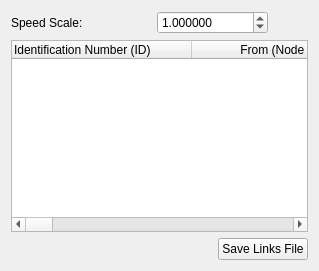
                   <widget class="QWidget" name="tab_4">
                    <attribute name="title">
                     <string>Links</string>
                    </attribute>
                    <layout class="QGridLayout" name="gridLayout_10">
                     <item row="0" column="0">
                      <layout class="QHBoxLayout" name="horizontalLayout_6">
                       <item>
                        <widget class="QLabel" name="label_4">
                         <property name="minimumSize">
                          <size>
                           <width>140</width>
                           <height>0</height>
                          </size>
                         </property>
                         <property name="text">
                          <string>Speed Scale:</string>
                         </property>
                        </widget>
                       </item>
                       <item>
                        <widget class="QDoubleSpinBox" name="doubleSpinBox_SpeedScale">
                         <property name="decimals">
                          <number>6</number>
                         </property>
                         <property name="minimum">
                          <double>0.000001000000000</double>
                         </property>
                         <property name="maximum">
                          <double>100000000000000000.000000000000000</double>
                         </property>
                         <property name="value">
                          <double>1.000000000000000</double>
                         </property>
                        </widget>
                       </item>
                       <item>
                        <spacer name="horizontalSpacer_7">
                         <property name="orientation">
                          <enum>Qt::Horizontal</enum>
                         </property>
                         <property name="sizeHint" stdset="0">
                          <size>
                           <width>40</width>
                           <height>20</height>
                          </size>
                         </property>
                        </spacer>
                       </item>
                      </layout>
                     </item>
                     <item row="1" column="0">
                      <widget class="CustomTableWidget" name="table_newLinks">
                       <attribute name="horizontalHeaderDefaultSectionSize">
                        <number>180</number>
                       </attribute>
                       <column>
                        <property name="text">
                         <string>Identification Number (ID)</string>
                        </property>
                        <property name="textAlignment">
                         <set>AlignLeading|AlignVCenter</set>
                        </property>
                       </column>
                       <column>
                        <property name="text">
                         <string>From (Node ID)</string>
                        </property>
                       </column>
                       <column>
                        <property name="text">
                         <string>To (Node ID)</string>
                        </property>
                       </column>
                       <column>
                        <property name="text">
                         <string>Free Flow Speed (m/s)</string>
                        </property>
                       </column>
                       <column>
                        <property name="text">
                         <string>Traffic Signal Number</string>
                        </property>
                       </column>
                       <column>
                        <property name="text">
                         <string>Grade (Percentage)</string>
                        </property>
                       </column>
                       <column>
                        <property name="text">
                         <string>Curvature (Percentage)</string>
                        </property>
                       </column>
                       <column>
                        <property name="text">
                         <string>is two directional?</string>
                        </property>
                       </column>
                       <column>
                        <property name="text">
                         <string>Speed Variation Factor</string>
                        </property>
                       </column>
                       <column>
                        <property name="text">
                         <string>Has Catenary?</string>
                        </property>
                       </column>
                       <column>
                        <property name="text">
                         <string>Region</string>
                        </property>
                        <property name="textAlignment">
                         <set>AlignLeading|AlignVCenter</set>
                        </property>
                       </column>
                      </widget>
                     </item>
                     <item row="2" column="0">
                      <layout class="QHBoxLayout" name="horizontalLayout_27">
                       <item>
                        <spacer name="horizontalSpacer_17">
                         <property name="orientation">
                          <enum>Qt::Horizontal</enum>
                         </property>
                         <property name="sizeHint" stdset="0">
                          <size>
                           <width>40</width>
                           <height>20</height>
                          </size>
                         </property>
                        </spacer>
                       </item>
                       <item>
                        <widget class="QPushButton" name="pushButton_saveNewLinks">
                         <property name="text">
                          <string>Save Links File</string>
                         </property>
                        </widget>
                       </item>
                      </layout>
                     </item>
                    </layout>
                   </widget>
